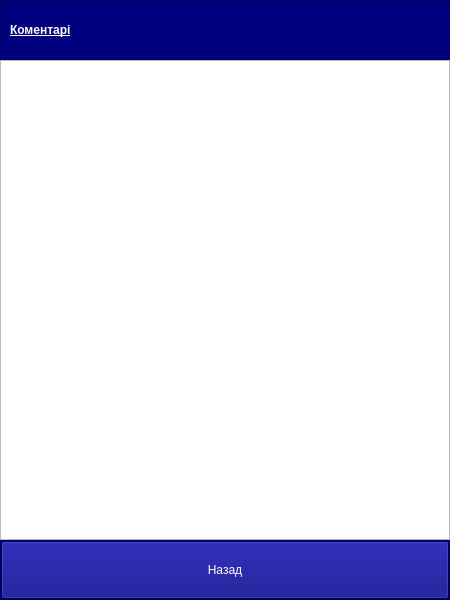
<?xml version="1.0" encoding="UTF-8"?>
<ui version="4.0">
 <class>Comments</class>
 <widget class="QWidget" name="Comments">
  <property name="geometry">
   <rect>
    <x>0</x>
    <y>0</y>
    <width>450</width>
    <height>600</height>
   </rect>
  </property>
  <property name="windowTitle">
   <string>Form</string>
  </property>
  <layout class="QVBoxLayout" name="verticalLayout">
   <property name="spacing">
    <number>0</number>
   </property>
   <property name="leftMargin">
    <number>0</number>
   </property>
   <property name="topMargin">
    <number>0</number>
   </property>
   <property name="rightMargin">
    <number>0</number>
   </property>
   <property name="bottomMargin">
    <number>0</number>
   </property>
   <item>
    <widget class="QFrame" name="topFrame">
     <property name="sizePolicy">
      <sizepolicy hsizetype="Preferred" vsizetype="Preferred">
       <horstretch>10</horstretch>
       <verstretch>10</verstretch>
      </sizepolicy>
     </property>
     <property name="styleSheet">
      <string notr="true">background-color: rgb(0, 0, 127);
color: rgb(255, 255, 255);</string>
     </property>
     <property name="frameShape">
      <enum>QFrame::StyledPanel</enum>
     </property>
     <property name="frameShadow">
      <enum>QFrame::Raised</enum>
     </property>
     <layout class="QHBoxLayout" name="horizontalLayout_2">
      <item>
       <widget class="QLabel" name="label">
        <property name="font">
         <font>
          <weight>75</weight>
          <bold>true</bold>
          <underline>true</underline>
         </font>
        </property>
        <property name="text">
         <string>Коментарі</string>
        </property>
       </widget>
      </item>
     </layout>
    </widget>
   </item>
   <item>
    <widget class="QListWidget" name="commentsList">
     <property name="sizePolicy">
      <sizepolicy hsizetype="Expanding" vsizetype="Expanding">
       <horstretch>80</horstretch>
       <verstretch>80</verstretch>
      </sizepolicy>
     </property>
    </widget>
   </item>
   <item>
    <widget class="QFrame" name="bottom_frame">
     <property name="sizePolicy">
      <sizepolicy hsizetype="Preferred" vsizetype="Preferred">
       <horstretch>10</horstretch>
       <verstretch>10</verstretch>
      </sizepolicy>
     </property>
     <property name="styleSheet">
      <string notr="true">background-color: rgb(0, 0, 127);
color: rgb(255, 255, 255);</string>
     </property>
     <property name="frameShape">
      <enum>QFrame::StyledPanel</enum>
     </property>
     <property name="frameShadow">
      <enum>QFrame::Raised</enum>
     </property>
     <layout class="QHBoxLayout" name="horizontalLayout">
      <property name="spacing">
       <number>0</number>
      </property>
      <property name="leftMargin">
       <number>0</number>
      </property>
      <property name="topMargin">
       <number>0</number>
      </property>
      <property name="rightMargin">
       <number>0</number>
      </property>
      <property name="bottomMargin">
       <number>0</number>
      </property>
      <item>
       <widget class="QToolButton" name="backButton">
        <property name="sizePolicy">
         <sizepolicy hsizetype="Preferred" vsizetype="Preferred">
          <horstretch>0</horstretch>
          <verstretch>0</verstretch>
         </sizepolicy>
        </property>
        <property name="text">
         <string>Назад</string>
        </property>
       </widget>
      </item>
     </layout>
    </widget>
   </item>
  </layout>
 </widget>
 <resources/>
 <connections/>
</ui>
